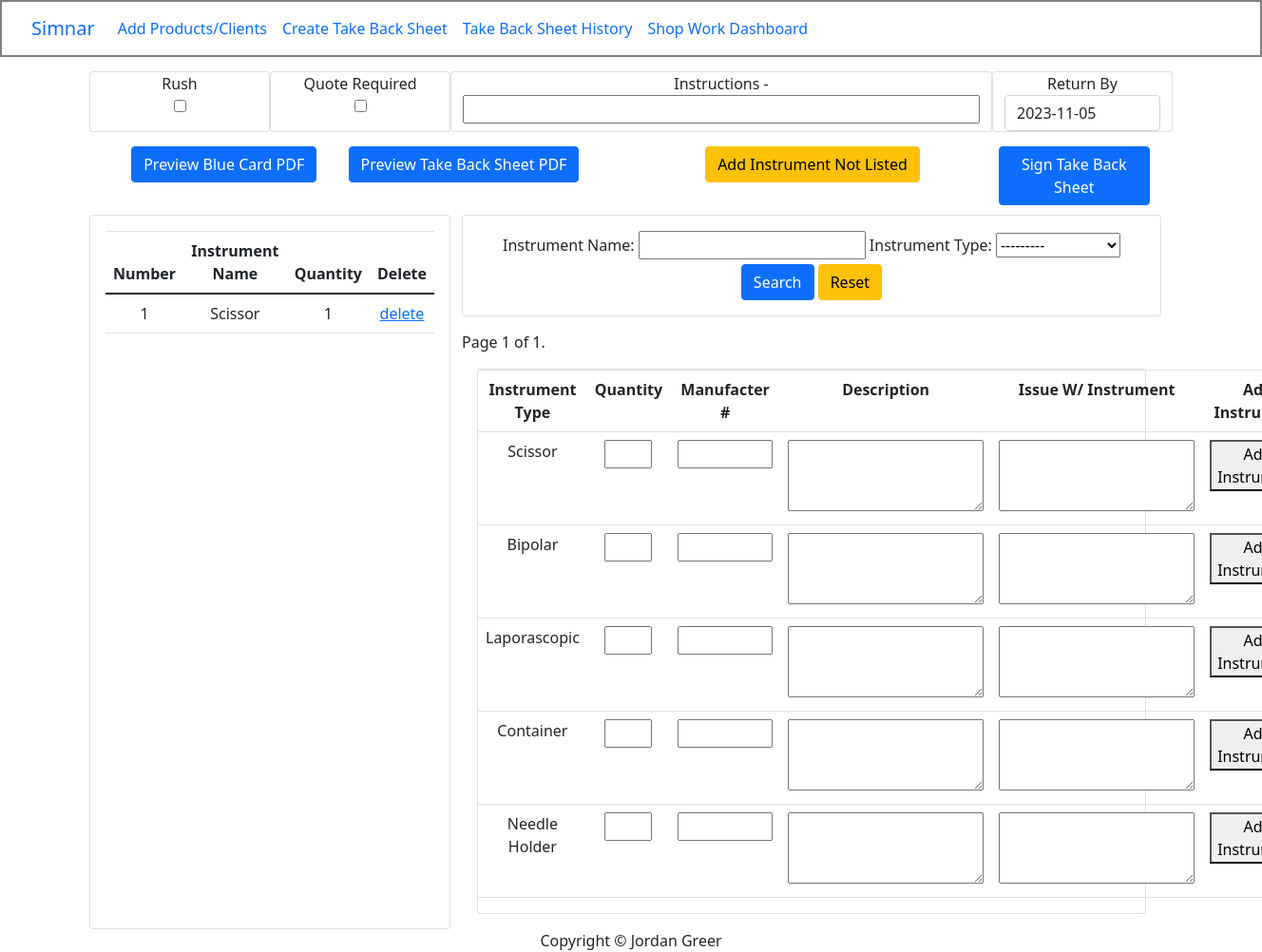
Screenshot of /addItemsWorkOrder/1/ (signed in) with the database file from the repository.
### invoice/models.py (models this page shows, shortened)
class WorkOrderItem(models.Model):
    STATUS_CHOICES = [
        ('Waiting_on_Assignment', 'Waiting on Assignment'),
        ('Checked_Out', 'Checked Out'),
        ('Needs_QC', 'Needs QC'),
        ('Parts_On_Order', 'Parts On Order'),
        ('QC_PASS', 'QC PASS'),
        ('QC_FAIL', 'QC FAIL'),
    ]
    QC_STATUS_CHOICES = [
        ('QC_FAIL', 'QC FAIL'),
        ('QC_PASS', 'QC PASS'),
        ('WAITING_QC', 'Waiting On QC'),
        ('NO_QC', '')
    ]
    workOrder = models.ForeignKey(WorkOrders, on_delete=models.CASCADE)
    product = models.ForeignKey(Product, on_delete=models.CASCADE, blank=True, null=True)
    quantity = models.PositiveIntegerField(default=1)
    created_at = models.DateTimeField(auto_now_add=True)
    created_by = models.CharField(max_length=100, blank=True, null=True)
    last_updated_at = models.DateTimeField(auto_now=True)
    description = models.TextField(max_length=35, blank=True, null=True)
    issue = models.TextField(max_length=125, blank=True, null=True)
    mfgnum = models.CharField(max_length=50, blank=True, null=True)
    number = models.CharField(max_length=10, default="", blank=True, null=True)
    status = models.CharField(max_length=25, choices=STATUS_CHOICES, default="Waiting_on_Assignment")
    qc = models.CharField(max_length=20, choices=QC_STATUS_CHOICES, default="NO_QC")
    custom_product_name = models.CharField(max_length=200, blank=True, null=True)
    custom_product_description = models.TextField(max_length=100, blank=True, null=True)
    custom_product_price = models.DecimalField(max_digits=10, decimal_places=2, blank=True, null=True)
    technician = models.ForeignKey(User, on_delete=models.CASCADE, null=True, blank=True)

class Product(models.Model):
    name = models.CharField(max_length=100)
    description = models.TextField()
    price = models.DecimalField(max_digits=10, decimal_places=2)
    product_type = models.ForeignKey(ProductType, on_delete=models.CASCADE)
    created_by = models.CharField(max_length=100, blank=True, null=True)

class ProductType(models.Model):
    name = models.CharField(max_length=100)
    def __str__(self):
        return self.name

### trackingCard/views.py (the view)
# urls.py: path('addItemsWorkOrder/<int:workOrder_id>/', trackingCardViews.addItemsWorkOrder, name='addItemsWorkOrder'),
@login_required(login_url='invoice:loginPage')
def addItemsWorkOrder(request, workOrder_id):
    workOrder = WorkOrders.objects.get(pk=workOrder_id)
    if (not request.user.groups.filter(name='admin')) and workOrder.status != "Waiting_on_Assignment":
        s = workOrder.status
        return HttpResponseForbidden(f"The current status is '{s}'. Only admin can view this page.")
    deleteForm = WorkOrderItemDelete(request.POST)
    workOrderItems = WorkOrderItem.objects.filter(workOrder=workOrder_id)
    workOrder_id = WorkOrders.objects.get(pk=workOrder_id)
    client = workOrder_id.client
    products = Product.objects.all()
    products = products.exclude(name="Other")
    productType = ProductType.objects.all()
    productType = productType.exclude(name="Other")
    site_url = settings.SITE_URL
    myFilter = ProductsFilter(request.GET, queryset=products)
    products = myFilter.qs
    paginator = Paginator(products, 5)  # Display 10 invoices per page (you can adjust the number)
    page = request.GET.get('page')
    products = paginator.get_page(page)
    otherForm = WorkOrderItemOtherForm(request.POST)
    initial_return_by = (datetime.now() + timedelta(days=7)).date().strftime('%Y-%m-%d')
    print(workOrder.return_by)
    if workOrder.return_by is None:
        initial_return_by = (datetime.now() + timedelta(days=7)).date().strftime('%Y-%m-%d')
        workOrder.return_by = initial_return_by
        workOrder.save()
    else:
        initial_return_by = workOrder.return_by
    initial = {
        'is_rush': workOrder.is_rush,
        'quote_required': workOrder.quote_required,
        'specialInstructions': workOrder.specialInstructions,
        'return_by': initial_return_by
    }
    workOrderForm = WorkOrderEnrichmentForm(request.POST or None,initial=initial)
    if request.method == 'POST':
        formset = WorkOrderItemFormSet(request.POST)
        if formset.is_valid():
            for form in formset:
                if form.is_valid():
                    product = form.cleaned_data['product']
                    quantity = form.cleaned_data['quantity']
                    unit_price = form.cleaned_data['unit_price']
                    item = WorkOrderItem.objects.create(
                        workorder=workOrder_id,
                        product=product,
                    )
                    item.save()
            return redirect('invoice:addTracking', workOrder_id)  # Redirect back to the same page
    else:
        formset = WorkOrderItemFormSet()
    context = {
        'client': client,
        'workOrder_id': workOrder_id,
        'formset': formset,
        'products': products,
        'myFilter': myFilter,
        'site_url': site_url,
        'otherForm': otherForm,
        'workOrderItems': workOrderItems,
        'workOrder': workOrder,
        'workOrderForm': workOrderForm,
        'initial_return_by': initial_return_by
    }
    return render(request, 'tracking/addItemsWorkOrder.html', context)

### trackingCard/forms.py (shortened to what this page needs)
class WorkOrderItemOtherForm(forms.ModelForm):
    mfgnum = forms.CharField(max_length=15, widget=forms.TextInput(attrs={'maxlength': '12'}), label="Manufacturer #")
    custom_product_name = forms.CharField(max_length=20, widget=forms.TextInput(attrs={'maxlength': '20'}), label="Name")
    quantity = forms.IntegerField(min_value=1)
    custom_product_description = forms.CharField(label="Description",max_length=40,required=False,
                                                 widget=forms.Textarea(attrs={'rows': 3, 'cols': 40}))
    class Meta:
        model = WorkOrderItem
        fields = ['workOrder', 'product', 'quantity', 'mfgnum', 'custom_product_name', 'custom_product_description', 'number']
        widgets = {
            'workOrder': forms.HiddenInput(),
            'product': forms.HiddenInput(),
            'number': forms.HiddenInput(),
        }

class WorkOrderEnrichmentForm(forms.Form):
    is_rush = forms.BooleanField(required=False, label="RUSH?  ")
    return_by = forms.DateField(
    required=False,
    widget=forms.DateInput(attrs={'class': 'form-control datepicker','autocomplete': 'off'}), label="RETURN BY:")
    quote_required = forms.BooleanField(required=False, label="QUOTE? ")
    specialInstructions = forms.CharField(
        max_length=250,
        required=False,
        label="SPECIAL INSTRUCTIONS",
        widget=forms.Textarea(attrs={'rows': 1, 'cols': 40})  # Add Textarea widget
    )

### invoice/models.py (called while the page is built)
    def __str__(self):
        return str(self.workOrder_num)

### trackingCard/templates/tracking/addItemsWorkOrder.html (shortened to what this page needs)
{% extends "base/base.html" %}
{% load static %}
{% block content %}
<div>
    <form method="post" id="workOrderViewForm">
        <div class="row" style="margin-top: 15px;">
            <div class="col card">
                <label>
                    <div id="is_rush_d" class="col">Rush</div>
                    <div class="col">{{workOrderForm.is_rush}}</div>
                </label>
            </div>
            <div class="col-2 card">
                <lable>
                    <div id="quote_required_d">Quote Required</div>
                    {{workOrderForm.quote_required}}
                </lable>
            </div>
            <div class="col-md-6 card" >
                    <div id="specialInstructions_d">Instructions - {{workOrder.specialInstructions}}</div>
                    <input type="text" id="specialInstructions" name="specialInstructions">
            </div>
            <div class="col card">
                <div id="return_by_d">Return By</div>
                {{workOrderForm.return_by}}
            </div>
        </div>
    </form>
    <div class="row" style="margin: 15px 0px 0px 15px; padding-bottom: 10px;">
        <div class="col-6">
            <div class="row">
                <div class="col-5">
                    <a href="{% url 'invoice:pdfTracker' workOrder_id %}" target="_blank" class="btn btn-primary">Preview Blue Card PDF</a>
                </div>
                <div class="col-6">
                    <a href="{% url 'invoice:pdfCustomerTracking' workOrder_id %}" target="_blank" class="btn btn-primary">Preview Take Back Sheet PDF</a>
                </div>
            </div>
        </div>
        <div class="col-6">
            <div class="row">
                <div class="col-8">
                    <a href="{% url 'invoice:customWorkOrderItem' workOrder_id %}">
                        <button class="btn btn-warning">Add Instrument Not Listed</button>
                    </a>
                </div>
                <div class="col-4">
                    <a href="{% url 'invoice:signature_page' workOrder_id %}" target="_blank" class="btn btn-primary">Sign Take Back Sheet</a>
                </div>
            </div>
        </div>
    </div>
    <div class="row" style="min-height: 600px;" id="test">
        <div class="col-md-4 card card-body" id="table-container-item">
            <table class="table" id="item-table">
                <thead>
                    <tr>
                        <th>Number</th>
                        <th>Instrument Name</th>
                        <th>Quantity</th>
                        <th>Delete</th>
                    </tr>
                </thead>
                <tbody >
                    {% for i in workOrderItems %}
                    <tr>
                        <td>{{ i.number }}</td>
                        {% if i.product.name == "Other" %}
                            <td>{{ i.custom_product_name }}</td>
                        {% else %}
                            <td>{{ i.product.name }}</td>
                        {% endif %}
                        <td>{{ i.quantity }}</td>
                        <td>
                            <a href="#" class="delete-link" data-itemid="{{ i.id }}" onclick="return confirm('Are you sure you want to delete?')">delete</a>
                        </td>
                    </tr>
                    {% endfor %}
                </tbody>
            </table>
        </div>
        <div class="col-md-8 ">
            <div>
                <div class="card card-body" style="margin-bottom: 15px;">
                    <form method="get">
                        {{myFilter.form.as_table}}
                        <button class="btn btn-primary">Search</button>
                        <a class="btn btn-warning" href="{% url 'invoice:addItemsWorkOrder' workOrder_id %}">Reset</a>
                    </form>
                </div>
                <div class="pagination text-center" >
                    <span class="step-links">
                        <span class="current-page">
                            Page {{ products.number }} of {{ products.paginator.num_pages }}.
                        </span>
                    </span>
                </div>
                <div class="card-body" >
                    <div class="card" style="min-height: 500px;" id="table-container-add-item">
                        <table class="table" id="test2">
                            <tr>
                                <th>Instrument Type</th>
                                <th>Quantity</th>
                                <th>Manufacter #</th>
                                <th>Description</th>
                                <th>Issue W/ Instrument</th>
                                <th>Add Instrument</th>
                            </tr>
                            {% for i in products %}
                                <tr>
                                    <td>{{ i.product_type }}</td>
                                    <td>
                                        <input class="quantity" style="width: 50px;" type="number" name="quantity" value="" min="1">
                                    </td>
                                    <td>
                                        <input class="mfgnum" style="width: 100px;" type="text" name="mfgnum" maxlength="12" value="">
                                    </td>
                                    <td>
                                        <textarea class="description" style="height: 75px; word-wrap: break-word;" name="description" maxlength="30"></textarea>
                                    </td>
                                    <td>
                                        <textarea class="issue" style="height: 75px; word-wrap: break-word;" name="issue" maxlength="125"></textarea>
                                    </td>
                                    <td>
                                        <button type="button" class="submit-button" >Add Instrument</button>
                                    </td>
                                </tr>
                            {% endfor %}
                        </table>
                    </div>
                </div>
            </div>
        </div>
    </div>
</div>
<link rel="stylesheet" href="https://maxcdn.bootstrapcdn.com/bootstrap/4.5.2/css/bootstrap.min.css">
<link rel="stylesheet" href="https://cdnjs.cloudflare.com/ajax/libs/bootstrap-datepicker/1.9.0/css/bootstrap-datepicker.min.css">
{% endblock content %}

### trackingCard/templates/tracking/addItemsWorkOrder.html (style rules this page uses)
label { display: flex; align-items: center; }

### rows the page displays
WorkOrderItem: number "1", product.name "Scissor", quantity "1"
Product: product_type "Scissor"
Product: product_type "Bipolar"
Product: product_type "Laporascopic"
Product: product_type "Container"
Product: product_type "Needle Holder"

### other values shown
{{ products.number }} "1"
{{ products.paginator.num_pages }} "1"
